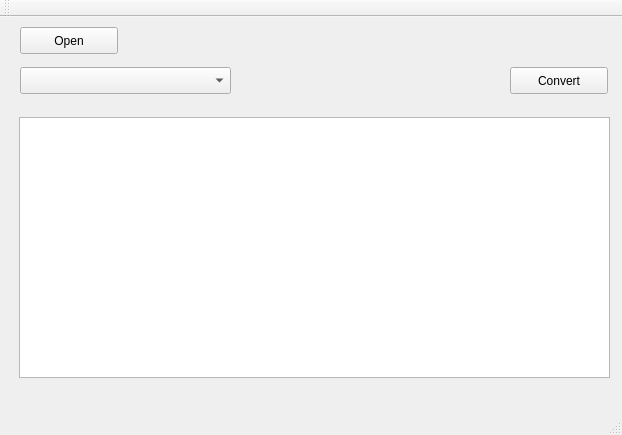
<?xml version="1.0" encoding="UTF-8"?>
<ui version="4.0">
 <class>MainWindow</class>
 <widget class="QMainWindow" name="MainWindow">
  <property name="geometry">
   <rect>
    <x>0</x>
    <y>0</y>
    <width>622</width>
    <height>435</height>
   </rect>
  </property>
  <property name="windowTitle">
   <string>MainWindow</string>
  </property>
  <widget class="QWidget" name="centralWidget">
   <widget class="QPushButton" name="OpenButton">
    <property name="geometry">
     <rect>
      <x>20</x>
      <y>10</y>
      <width>98</width>
      <height>27</height>
     </rect>
    </property>
    <property name="text">
     <string>Open</string>
    </property>
   </widget>
   <widget class="QPushButton" name="ConvertButton">
    <property name="geometry">
     <rect>
      <x>510</x>
      <y>50</y>
      <width>98</width>
      <height>27</height>
     </rect>
    </property>
    <property name="text">
     <string>Convert</string>
    </property>
   </widget>
   <widget class="QLabel" name="FileWaylabel">
    <property name="geometry">
     <rect>
      <x>130</x>
      <y>10</y>
      <width>471</width>
      <height>31</height>
     </rect>
    </property>
    <property name="text">
     <string/>
    </property>
   </widget>
   <widget class="QTableView" name="tableView">
    <property name="geometry">
     <rect>
      <x>19</x>
      <y>100</y>
      <width>591</width>
      <height>261</height>
     </rect>
    </property>
   </widget>
   <widget class="QComboBox" name="comboBox">
    <property name="geometry">
     <rect>
      <x>20</x>
      <y>50</y>
      <width>211</width>
      <height>27</height>
     </rect>
    </property>
   </widget>
  </widget>
  <widget class="QMenuBar" name="menuBar">
   <property name="geometry">
    <rect>
     <x>0</x>
     <y>0</y>
     <width>622</width>
     <height>25</height>
    </rect>
   </property>
  </widget>
  <widget class="QToolBar" name="mainToolBar">
   <attribute name="toolBarArea">
    <enum>TopToolBarArea</enum>
   </attribute>
   <attribute name="toolBarBreak">
    <bool>false</bool>
   </attribute>
  </widget>
  <widget class="QStatusBar" name="statusBar"/>
 </widget>
 <layoutdefault spacing="6" margin="11"/>
 <resources/>
 <connections/>
</ui>
